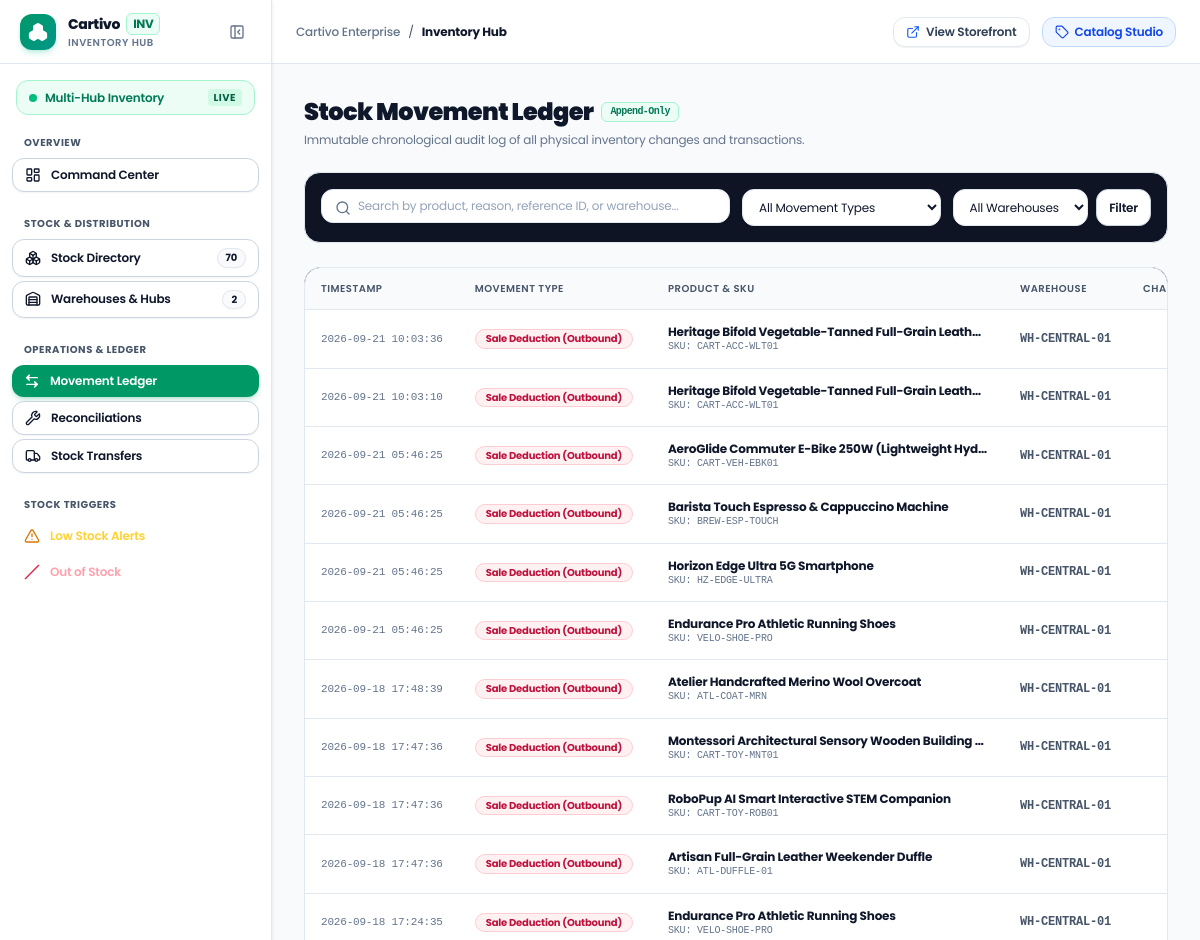
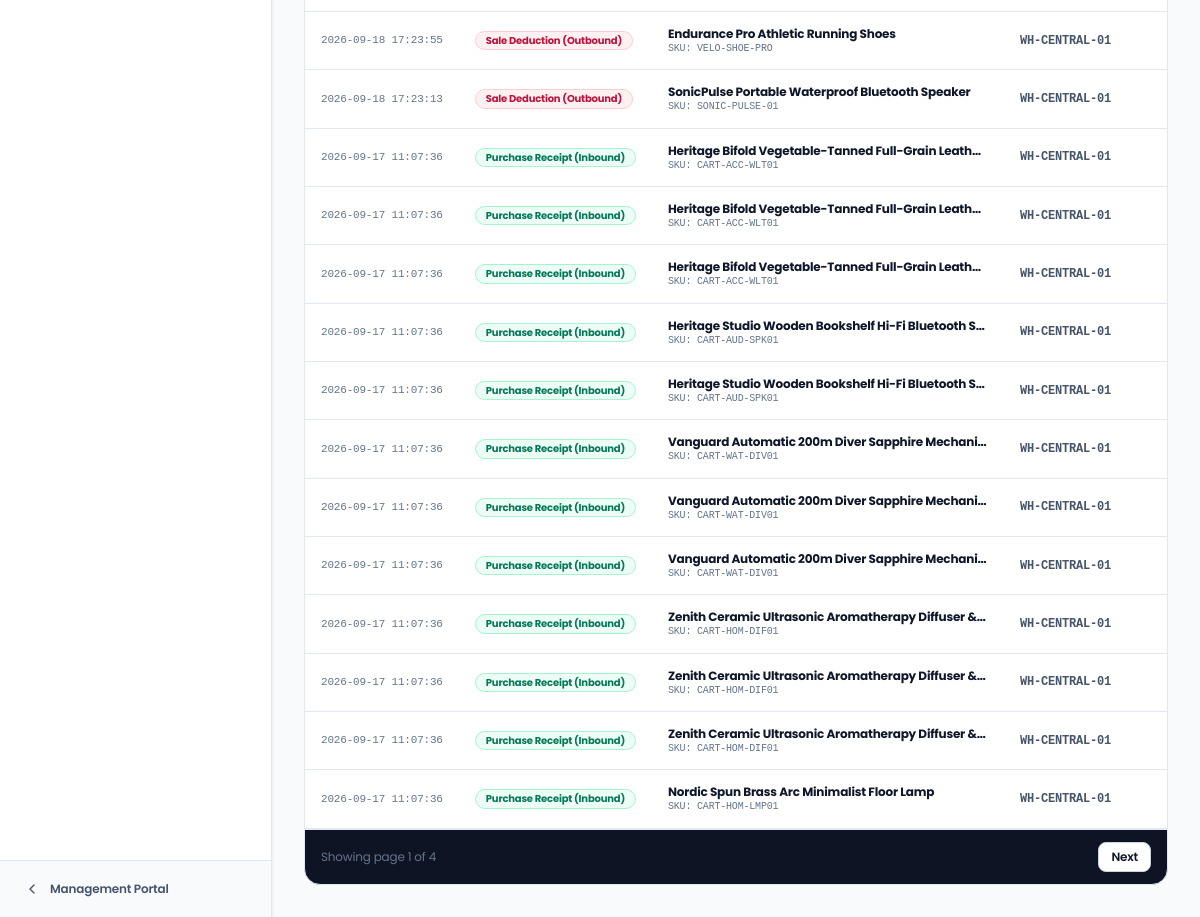
/inventory/movements/ (signed in), run on the app's committed database (2 pictures, top to bottom).
### apps/inventory/models.py (models this page shows, shortened)
class StockMovement(models.Model):
    MOVEMENT_TYPE_CHOICES = [
        ('PURCHASE_RECEIPT', 'Purchase Receipt (Inbound)'),
        ('SALE', 'Sale Deduction (Outbound)'),
        ('RETURN', 'Customer Return (Inbound)'),
        ('TRANSFER_IN', 'Warehouse Transfer In'),
        ('TRANSFER_OUT', 'Warehouse Transfer Out'),
        ('ADJUSTMENT_IN', 'Adjustment (Count Increase)'),
        ('ADJUSTMENT_OUT', 'Adjustment (Count Decrease)'),
        ('DAMAGE', 'Damaged Stock (Written Off)'),
        ('LOSS', 'Shrinkage / Lost'),
        ('RESERVATION', 'Stock Reserved for Order'),
        ('RESERVATION_RELEASE', 'Reservation Released'),
        ('CANCELLATION', 'Order Cancellation Restock'),
    ]
    MOVEMENT_TYPES = MOVEMENT_TYPE_CHOICES
    product = models.ForeignKey('catalog.Product', on_delete=models.CASCADE, related_name='movements')
    variant = models.ForeignKey('catalog.ProductVariant', on_delete=models.CASCADE, null=True, blank=True, related_name='movements')
    warehouse = models.ForeignKey(Warehouse, on_delete=models.CASCADE, related_name='movements')
    location = models.ForeignKey(Location, on_delete=models.SET_NULL, null=True, blank=True, related_name='movements')
    movement_type = models.CharField(max_length=30, choices=MOVEMENT_TYPE_CHOICES, db_index=True)
    quantity = models.IntegerField(help_text="Signed quantity change (+10, -2)")
    before_quantity = models.IntegerField(help_text="Physical on-hand quantity before movement")
    after_quantity = models.IntegerField(help_text="Physical on-hand quantity after movement")
    before_reserved = models.IntegerField(default=0, help_text="Reserved quantity before movement")
    after_reserved = models.IntegerField(default=0, help_text="Reserved quantity after movement")
    reference_type = models.CharField(max_length=50, blank=True, db_index=True, help_text="e.g. 'ORDER', 'ADJUSTMENT', 'TRANSFER'")
    reference_id = models.CharField(max_length=100, blank=True, db_index=True, help_text="e.g. Order ID, Invoice #, Transfer #")
    reason = models.TextField(blank=True, help_text="Operational notes or justification")
    performed_by = models.ForeignKey(
        settings.AUTH_USER_MODEL,
        on_delete=models.SET_NULL,
        null=True,
        blank=True,
        related_name='stock_movements'
    )
    created_at = models.DateTimeField(auto_now_add=True, db_index=True)
    class Meta:
        verbose_name = 'Stock Movement'
        verbose_name_plural = 'Stock Movements'
        ordering = ['-created_at']

class Warehouse(models.Model):
    STATUS_CHOICES = [
        ('ACTIVE', 'Active'),
        ('INACTIVE', 'Inactive'),
        ('MAINTENANCE', 'Under Maintenance'),
    ]
    name = models.CharField(max_length=150, help_text="e.g. 'Central Distribution Hub'")
    code = models.CharField(max_length=50, unique=True, db_index=True, help_text="Unique code e.g. 'WH-CENTRAL-01'")
    address_line1 = models.CharField(max_length=255, blank=True)
    address_line2 = models.CharField(max_length=255, blank=True)
    city = models.CharField(max_length=100, blank=True)
    state = models.CharField(max_length=100, blank=True)
    postal_code = models.CharField(max_length=30, blank=True)
    country = models.CharField(max_length=100, default='United States')
    contact_name = models.CharField(max_length=120, blank=True)
    contact_email = models.EmailField(blank=True)
    contact_phone = models.CharField(max_length=40, blank=True)
    manager = models.ForeignKey(
        settings.AUTH_USER_MODEL,
        on_delete=models.SET_NULL,
        null=True,
        blank=True,
        related_name='managed_warehouses',
        help_text="Assigned warehouse supervisor or staff member"
    )
    is_primary = models.BooleanField(default=False, help_text="Default warehouse for automated fulfillment routing")
    status = models.CharField(max_length=20, choices=STATUS_CHOICES, default='ACTIVE', db_index=True)
    created_at = models.DateTimeField(auto_now_add=True)
    updated_at = models.DateTimeField(auto_now=True)
    class Meta:
        verbose_name = 'Warehouse'
        verbose_name_plural = 'Warehouses'
        ordering = ['-is_primary', 'name']

### apps/catalog/models.py (models this page shows, shortened)
class Product(models.Model):
    STATUS_CHOICES = (
        ('DRAFT', 'Draft'),
        ('ACTIVE', 'Active'),
        ('ARCHIVED', 'Archived'),
    )
    VISIBILITY_CHOICES = (
        ('PUBLIC', 'Public'),
        ('HIDDEN', 'Hidden'),
    )
    PRODUCT_TYPE_CHOICES = (
        ('standard', 'Standard Product'),
        ('variable', 'Variable Product'),
    )
    title = models.CharField(max_length=255)
    slug = models.SlugField(max_length=280, unique=True, db_index=True)
    short_description = models.CharField(max_length=300, blank=True, default="")
    description = models.TextField(blank=True)
    category = models.ForeignKey(
        Category,
        on_delete=models.CASCADE,
        related_name='products'
    )
    brand = models.ForeignKey(
        Brand,
        on_delete=models.SET_NULL,
        null=True,
        blank=True,
        related_name='products'
    )
    product_type = models.CharField(max_length=50, choices=PRODUCT_TYPE_CHOICES, default='standard')
    base_price = models.DecimalField(max_digits=10, decimal_places=2)
    compare_at_price = models.DecimalField(
        max_digits=10,
        decimal_places=2,
        null=True,
        blank=True,
        help_text="Original price for strike-through discount display"
    )
    cost_price = models.DecimalField(
        max_digits=10,
        decimal_places=2,
        null=True,
        blank=True,
        help_text="Internal acquisition cost (staff only, never exposed to customers)"
    )
    sku = models.CharField(
        max_length=100,
        blank=True,
        null=True,
        unique=True,
        db_index=True,
        help_text="Primary SKU for standalone products without variants"
    )
    status = models.CharField(max_length=20, choices=STATUS_CHOICES, default='ACTIVE', db_index=True)
    visibility = models.CharField(max_length=20, choices=VISIBILITY_CHOICES, default='PUBLIC', db_index=True)
    rating = models.DecimalField(max_digits=3, decimal_places=2, default=5.0)
    review_count = models.PositiveIntegerField(default=0)
    badge_text = models.CharField(
        max_length=60,
        blank=True,
        help_text="e.g. 'Best Seller', '-20% Off', 'New In'"
    )
    is_featured = models.BooleanField(default=False, db_index=True)
    is_trending = models.BooleanField(default=False, db_index=True)
    is_active = models.BooleanField(default=True, db_index=True, help_text="Synchronized with status == ACTIVE")
    tags = models.ManyToManyField(ProductTag, blank=True, related_name='products')
    published_at = models.DateTimeField(null=True, blank=True)
    created_at = models.DateTimeField(auto_now_add=True)
    updated_at = models.DateTimeField(auto_now=True)
    class Meta:
        verbose_name = 'Product'
        verbose_name_plural = 'Products'
        ordering = ['-created_at']
    @property
    def name(self):
        """Alias for title to guarantee 100% interoperability across all apps."""
        return self.title
    @property
    def price(self):
        """Alias for base_price to guarantee interoperability across all apps."""
        return self.base_price

### apps/inventory/views.py (the view, shortened to what this page needs)
# urls.py: path('movements/', views.stock_movement_list_view, name='movement_list'),
def stock_movement_list_view(request):
    if not _check_inventory_access(request):
        messages.error(request, "Access restricted.")
        return redirect('management:portal')
    context = _get_inventory_staff_context(request, active_tab='movements')
    queryset = StockMovement.objects.select_related(
        'product', 'variant', 'warehouse', 'location', 'performed_by'
    )
    q = request.GET.get('q', '').strip()
    movement_type = request.GET.get('type', '').strip()
    if movement_type:
        queryset = queryset.filter(movement_type=movement_type)
    warehouse_id = request.GET.get('warehouse', '').strip()
    if warehouse_id:
        queryset = queryset.filter(warehouse_id=warehouse_id)
    queryset = queryset.order_by('-created_at')
    paginator = Paginator(queryset, 25)
    page_number = request.GET.get('page', 1)
    page_obj = paginator.get_page(page_number)
    context.update({
        'page_obj': page_obj,
        'movements': page_obj.object_list,
        'movement_types': StockMovement.MOVEMENT_TYPE_CHOICES,
        'warehouses_list': Warehouse.objects.filter(status='ACTIVE'),
        'q': q,
        'selected_type': movement_type,
        'selected_warehouse': warehouse_id,
    })
    return render(request, 'inventory/manage/movement_list.html', context)

### templates/inventory/manage/movement_list.html (shortened to what this page needs)
{% extends 'inventory/manage/inventory_base.html' %}
{% block content %}
<div class="space-y-6 max-w-7xl mx-auto">
    <div class="flex flex-col sm:flex-row sm:items-center justify-between gap-4">
        <div>
            <h1 class="text-2xl font-black text-white tracking-tight flex items-center gap-2">
                <span>Stock Movement Ledger</span>
                <span class="px-2 py-0.5 rounded-md text-[10px] font-mono font-bold bg-emerald-500/20 text-emerald-300 border border-emerald-500/30">
                    Append-Only
                </span>
            </h1>
            <p class="text-xs text-slate-400 mt-1">Immutable chronological audit log of all physical inventory changes and transactions.</p>
        </div>
    </div>
    <div class="p-4 rounded-2xl bg-[#0e1424] border border-slate-800/80">
        <form method="GET" class="grid grid-cols-1 sm:grid-cols-2 lg:grid-cols-4 gap-3">
            <div class="lg:col-span-2 relative">
                <input
                    type="text"
                    name="q"
                    value="{{ q }}"
                    placeholder="Search by product, reason, reference ID, or warehouse..."
                    class="w-full pl-9 pr-4 py-2 rounded-xl text-xs bg-slate-900 border border-slate-700 text-white placeholder-slate-400 focus:outline-hidden focus:border-emerald-500"
                >
            </div>
            <div>
                <select name="type" onchange="this.form.submit()" class="w-full px-3 py-2 rounded-xl text-xs bg-slate-900 border border-slate-700 text-white focus:outline-hidden focus:border-emerald-500">
                    <option value="">All Movement Types</option>
                </select>
            </div>
            <div class="flex gap-2">
                <select name="warehouse" onchange="this.form.submit()" class="w-full px-3 py-2 rounded-xl text-xs bg-slate-900 border border-slate-700 text-white focus:outline-hidden focus:border-emerald-500">
                    <option value="">All Warehouses</option>
                </select>
                <button type="submit" class="px-3 py-2 rounded-xl text-xs font-bold bg-slate-800 hover:bg-slate-700 text-slate-200 shrink-0">
                    Filter
                </button>
            </div>
        </form>
    </div>
    <div class="rounded-2xl bg-[#0e1424] border border-slate-800/80 overflow-hidden">
        <div class="overflow-x-auto">
            <table class="w-full min-w-[900px] text-left text-xs">
                <thead>
                    <tr class="border-b border-slate-800 text-slate-400 font-bold uppercase tracking-wider text-[10px] bg-slate-900/60">
                        <th class="py-3.5 px-4 whitespace-nowrap">Timestamp</th>
                        <th class="py-3.5 px-4 whitespace-nowrap">Movement Type</th>
                        <th class="py-3.5 px-4 min-w-[170px]">Product & SKU</th>
                        <th class="py-3.5 px-4 whitespace-nowrap">Warehouse</th>
                        <th class="py-3.5 px-4 text-center whitespace-nowrap">Change (Qty)</th>
                    </tr>
                </thead>
                <tbody class="divide-y divide-slate-800/60 font-medium">
                    {% for m in movements %}
                    <tr class="hover:bg-slate-900/40 transition-colors">
                        <td class="py-3.5 px-4 text-slate-400 whitespace-nowrap font-mono text-[11px]">
                            {{ m.created_at|date:"Y-m-d H:i:s" }}
                        </td>
                        <td class="py-3.5 px-4 whitespace-nowrap">
                            <span class="inline-flex items-center px-2.5 py-0.5 rounded-full text-[10px] font-bold whitespace-nowrap {% if m.movement_type == 'SALE' %}bg-rose-500/10 text-rose-300 border border-rose-500/20{% elif m.movement_type == 'PURCHASE_RECEIPT' %}bg-emerald-500/10 text-emerald-300 border border-emerald-500/20{% elif m.movement_type == 'ADJUSTMENT_IN' or m.movement_type == 'ADJUSTMENT' %}bg-blue-500/10 text-blue-300 border border-blue-500/20{% elif m.movement_type == 'ADJUSTMENT_OUT' or m.movement_type == 'DAMAGE' or m.movement_type == 'LOSS' %}bg-amber-500/10 text-amber-300 border border-amber-500/20{% elif m.movement_type == 'RESERVATION' %}bg-amber-500/10 text-amber-300 border border-amber-500/20{% else %}bg-slate-800 text-slate-300{% endif %}">
                                {{ m.get_movement_type_display }}
                            </span>
                        </td>
                        <td class="py-3.5 px-4">
                            <div class="font-bold text-white max-w-xs truncate">{{ m.product.title }}</div>
                            <div class="text-[10px] text-slate-400 font-mono">SKU: {{ m.product.sku|default:"N/A" }}</div>
                        </td>
                        <td class="py-3.5 px-4 font-semibold font-mono text-slate-300 whitespace-nowrap">
                            {{ m.warehouse.code }}
                        </td>
                        <td class="py-3.5 px-4 text-center font-mono font-bold whitespace-nowrap {% if m.quantity > 0 %}text-emerald-400{% elif m.quantity < 0 %}text-rose-400{% else %}text-slate-400{% endif %}">
                        </td>
                    </tr>
                    {% empty %}
                    <tr>
                        <td colspan="8" class="py-10 text-center text-slate-400">
                            No stock movement records found matching the query.
                        </td>
                    </tr>
                    {% endfor %}
                </tbody>
            </table>
        </div>
        {% if page_obj.has_other_pages %}
        <div class="px-4 py-3 border-t border-slate-800/80 flex items-center justify-between text-xs text-slate-400">
            <div>
                Showing page {{ page_obj.number }} of {{ page_obj.paginator.num_pages }}
            </div>
            <div class="flex items-center gap-1">
                {% if page_obj.has_next %}
                <a href="?page={{ page_obj.next_page_number }}&q={{ q }}&type={{ selected_type }}&warehouse={{ selected_warehouse }}" class="px-3 py-1.5 rounded-lg bg-slate-800 hover:bg-slate-700 text-white">Next</a>
                {% endif %}
            </div>
        </div>
        {% endif %}
    </div>
</div>
{% endblock %}

### data on the page
StockMovement: created_at "2026-09-21 10:03:36", movement_type "Sale Deduction (Outbound)", product "Heritage Bifold Vegetable-Tanned Full-Grain Leath…", product.sku "CART-ACC-WLT01", warehouse.code "WH-CENTRAL-01"
StockMovement: created_at "2026-09-21 10:03:10", movement_type "Sale Deduction (Outbound)", product "Heritage Bifold Vegetable-Tanned Full-Grain Leath…", product.sku "CART-ACC-WLT01", warehouse.code "WH-CENTRAL-01"
StockMovement: created_at "2026-09-21 05:46:25", movement_type "Sale Deduction (Outbound)", product "AeroGlide Commuter E-Bike 250W (Lightweight Hyd…", product.sku "CART-VEH-EBK01", warehouse.code "WH-CENTRAL-01"
StockMovement: created_at "2026-09-21 05:46:25", movement_type "Sale Deduction (Outbound)", product "Barista Touch Espresso & Cappuccino Machine", product.sku "BREW-ESP-TOUCH", warehouse.code "WH-CENTRAL-01"
StockMovement: created_at "2026-09-21 05:46:25", movement_type "Sale Deduction (Outbound)", product "Horizon Edge Ultra 5G Smartphone", product.sku "HZ-EDGE-ULTRA", warehouse.code "WH-CENTRAL-01"
StockMovement: created_at "2026-09-21 05:46:25", movement_type "Sale Deduction (Outbound)", product "Endurance Pro Athletic Running Shoes", product.sku "VELO-SHOE-PRO", warehouse.code "WH-CENTRAL-01"
StockMovement: created_at "2026-09-18 17:48:39", movement_type "Sale Deduction (Outbound)", product "Atelier Handcrafted Merino Wool Overcoat", product.sku "ATL-COAT-MRN", warehouse.code "WH-CENTRAL-01"
StockMovement: created_at "2026-09-18 17:47:36", movement_type "Sale Deduction (Outbound)", product "Montessori Architectural Sensory Wooden Building…", product.sku "CART-TOY-MNT01", warehouse.code "WH-CENTRAL-01"
StockMovement: created_at "2026-09-18 17:47:36", movement_type "Sale Deduction (Outbound)", product "RoboPup AI Smart Interactive STEM Companion", product.sku "CART-TOY-ROB01", warehouse.code "WH-CENTRAL-01"
StockMovement: created_at "2026-09-18 17:47:36", movement_type "Sale Deduction (Outbound)", product "Artisan Full-Grain Leather Weekender Duffle", product.sku "ATL-DUFFLE-01", warehouse.code "WH-CENTRAL-01"
StockMovement: created_at "2026-09-18 17:24:35", movement_type "Sale Deduction (Outbound)", product "Endurance Pro Athletic Running Shoes", product.sku "VELO-SHOE-PRO", warehouse.code "WH-CENTRAL-01"
StockMovement: created_at "2026-09-18 17:23:55", movement_type "Sale Deduction (Outbound)", product "Endurance Pro Athletic Running Shoes", product.sku "VELO-SHOE-PRO", warehouse.code "WH-CENTRAL-01"
StockMovement: created_at "2026-09-18 17:23:13", movement_type "Sale Deduction (Outbound)", product "SonicPulse Portable Waterproof Bluetooth Speaker", product.sku "SONIC-PULSE-01", warehouse.code "WH-CENTRAL-01"
StockMovement: created_at "2026-09-17 11:07:36", movement_type "Purchase Receipt (Inbound)", product "Heritage Bifold Vegetable-Tanned Full-Grain Leath…", product.sku "CART-ACC-WLT01", warehouse.code "WH-CENTRAL-01"
StockMovement: created_at "2026-09-17 11:07:36", movement_type "Purchase Receipt (Inbound)", product "Heritage Bifold Vegetable-Tanned Full-Grain Leath…", product.sku "CART-ACC-WLT01", warehouse.code "WH-CENTRAL-01"
StockMovement: created_at "2026-09-17 11:07:36", movement_type "Purchase Receipt (Inbound)", product "Heritage Bifold Vegetable-Tanned Full-Grain Leath…", product.sku "CART-ACC-WLT01", warehouse.code "WH-CENTRAL-01"
StockMovement: created_at "2026-09-17 11:07:36", movement_type "Purchase Receipt (Inbound)", product "Heritage Studio Wooden Bookshelf Hi-Fi Bluetooth S…", product.sku "CART-AUD-SPK01", warehouse.code "WH-CENTRAL-01"
StockMovement: created_at "2026-09-17 11:07:36", movement_type "Purchase Receipt (Inbound)", product "Heritage Studio Wooden Bookshelf Hi-Fi Bluetooth S…", product.sku "CART-AUD-SPK01", warehouse.code "WH-CENTRAL-01"
StockMovement: created_at "2026-09-17 11:07:36", movement_type "Purchase Receipt (Inbound)", product "Vanguard Automatic 200m Diver Sapphire Mechani…", product.sku "CART-WAT-DIV01", warehouse.code "WH-CENTRAL-01"
StockMovement: created_at "2026-09-17 11:07:36", movement_type "Purchase Receipt (Inbound)", product "Vanguard Automatic 200m Diver Sapphire Mechani…", product.sku "CART-WAT-DIV01", warehouse.code "WH-CENTRAL-01"
StockMovement: created_at "2026-09-17 11:07:36", movement_type "Purchase Receipt (Inbound)", product "Vanguard Automatic 200m Diver Sapphire Mechani…", product.sku "CART-WAT-DIV01", warehouse.code "WH-CENTRAL-01"
StockMovement: created_at "2026-09-17 11:07:36", movement_type "Purchase Receipt (Inbound)", product "Zenith Ceramic Ultrasonic Aromatherapy Diffuser &…", product.sku "CART-HOM-DIF01", warehouse.code "WH-CENTRAL-01"
StockMovement: created_at "2026-09-17 11:07:36", movement_type "Purchase Receipt (Inbound)", product "Zenith Ceramic Ultrasonic Aromatherapy Diffuser &…", product.sku "CART-HOM-DIF01", warehouse.code "WH-CENTRAL-01"
StockMovement: created_at "2026-09-17 11:07:36", movement_type "Purchase Receipt (Inbound)", product "Zenith Ceramic Ultrasonic Aromatherapy Diffuser &…", product.sku "CART-HOM-DIF01", warehouse.code "WH-CENTRAL-01"
StockMovement: created_at "2026-09-17 11:07:36", movement_type "Purchase Receipt (Inbound)", product "Nordic Spun Brass Arc Minimalist Floor Lamp", product.sku "CART-HOM-LMP01", warehouse.code "WH-CENTRAL-01"

### other printed values
{{ sidebar_stock_count }} "70"
{{ sidebar_warehouse_count }} "2"
{{ page_obj.number }} "1"
{{ page_obj.paginator.num_pages }} "4"
